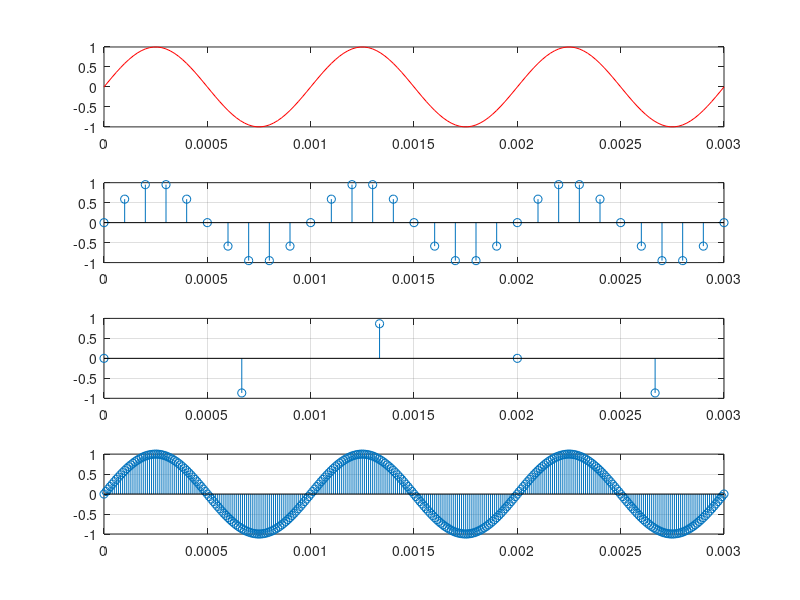

Here is the MATLAB script that generated this plot:
f=1000;
t=0:1/(50*f):3/f;
x = sin(2*pi*f*t);

subplot(4,1,1);
plot(t,x,'r'); % show continued signal
%hold on;
%stem(t,x); % show sampled signal
%grid on;
t1=0:1/(10*f):3/f;
x1 = sin(2*pi*f*t1);
subplot(4,1,2);
stem(t1,x1);
grid on; % show sampled signal 1
t2=0:1/(1.5*f):3/f;
x2 = sin(2*pi*f*t2);
subplot(4,1,3);
stem(t2,x2);
grid on; % show sampled signal 2
t3=0:1/(100*f):3/f;
x3 = sin(2*pi*f*t3);
subplot(4,1,4);
stem(t3,x3); % show sampled signal 3
grid on;
